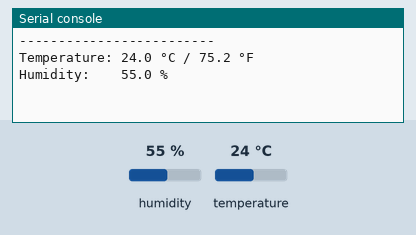
Bench run of a program on a simulated ESP32 board running MicroPython. On the bench: the last lines printed to the serial console. Inputs (shaded band) come from the test bench; at power-on: humidity 55 %, temperature 24 °C.

Above: at 1.2 s.
1.3 s: humidity set to 22 %
At 4.4 s:
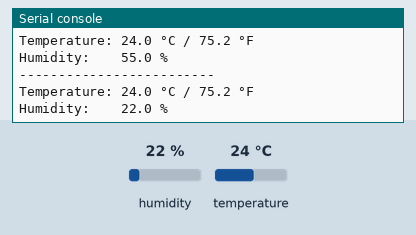
5.2 s: temperature set to 12 °C
At 7.5 s:
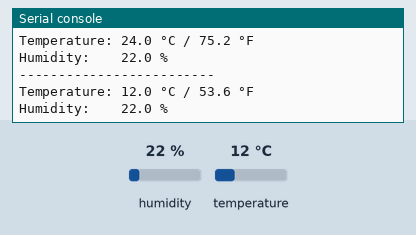
9.1 s: humidity set to 40 %
At 12.6 s:
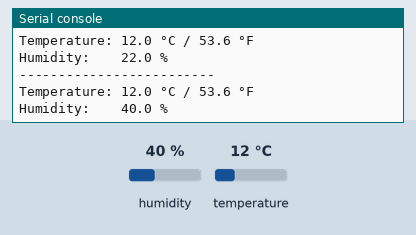
Timing chart, 0 to 14.1 s (numbered marks = the images above; inputs shaded):
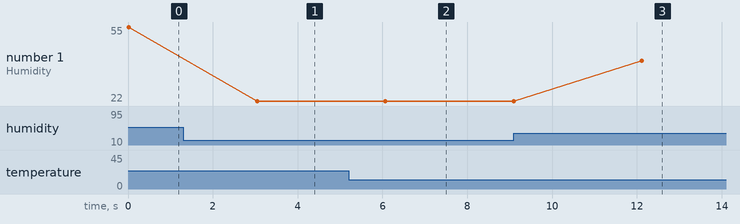

Measured:
- after the input at 1.3 s, the serial console: prints a new line after 1.7 s (image 1)
- after the input at 5.2 s, the serial console: prints a new line after 0.87 s (image 2)
- after the input at 9.1 s, the serial console: prints a new line after 3.0 s (image 3)
- plotted number 1: 55 → 22 after the input at 1.3 s, 22 → 40 after the input at 9.1 s

The program:

TempAndHumid.py
```python
from machine import Pin
import dht
from time import sleep
"""
Pin layout is
If 3 Pins: SIG (S), VCC (+), GND (-)
If 4 Pins: VCC (+), SIG (S), NULL, GND(-)
"""
DHT_PIN = 22
sensor = dht.DHT11(Pin(DHT_PIN))

while True:
    try:
        # 1. Measure the data
        sensor.measure()

        # 2. Read temperature in Celsius and humidity
        temp_celsius = sensor.temperature()
        humidity = sensor.humidity()

        # 3. Calculate Fahrenheit
        temp_fahrenheit = (temp_celsius * 9/5) + 32

        # 4. Print the results
        print("-" * 25)
        print(f"Temperature: {temp_celsius:.1f} °C / {temp_fahrenheit:.1f} °F")
        print(f"Humidity:    {humidity:.1f} %")

    except OSError as e:
        # The DHT sensors are sensitive to timing; errors are common.
        print("Failed to read sensor. Retrying...")

    sleep(3) # The DHT11 is slow and should only be read every 2-3 seconds
```
